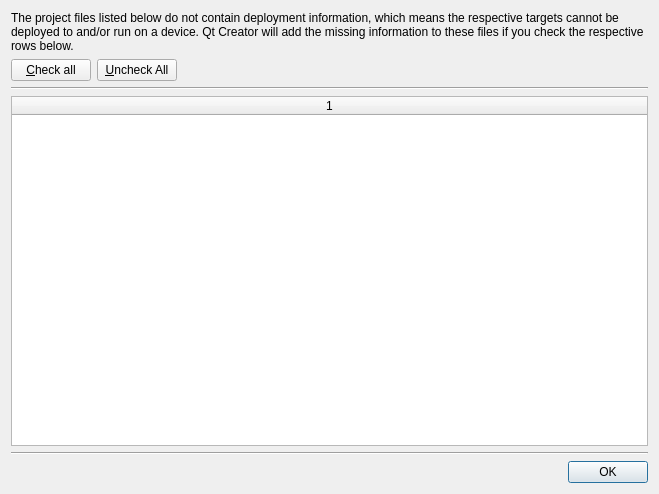
<?xml version="1.0" encoding="UTF-8"?>
<ui version="4.0">
 <class>ProFilesUpdateDialog</class>
 <widget class="QDialog" name="ProFilesUpdateDialog">
  <property name="geometry">
   <rect>
    <x>0</x>
    <y>0</y>
    <width>659</width>
    <height>494</height>
   </rect>
  </property>
  <property name="windowTitle">
   <string>Maemo Deployment Issue</string>
  </property>
  <layout class="QVBoxLayout" name="verticalLayout">
   <item>
    <widget class="QLabel" name="infoLabel">
     <property name="text">
      <string>The project files listed below do not contain deployment information, which means the respective targets cannot be deployed to and/or run on a device. Qt Creator will add the missing information to these files if you check the respective rows below.</string>
     </property>
     <property name="wordWrap">
      <bool>true</bool>
     </property>
    </widget>
   </item>
   <item>
    <layout class="QHBoxLayout" name="horizontalLayout">
     <item>
      <widget class="QPushButton" name="checkAllButton">
       <property name="text">
        <string>&amp;Check all</string>
       </property>
      </widget>
     </item>
     <item>
      <widget class="QPushButton" name="uncheckAllButton">
       <property name="text">
        <string>&amp;Uncheck All</string>
       </property>
      </widget>
     </item>
     <item>
      <spacer name="horizontalSpacer">
       <property name="orientation">
        <enum>Qt::Horizontal</enum>
       </property>
       <property name="sizeHint" stdset="0">
        <size>
         <width>40</width>
         <height>20</height>
        </size>
       </property>
      </spacer>
     </item>
    </layout>
   </item>
   <item>
    <widget class="Line" name="line_2">
     <property name="orientation">
      <enum>Qt::Horizontal</enum>
     </property>
    </widget>
   </item>
   <item>
    <widget class="QTableWidget" name="tableWidget">
     <property name="showGrid">
      <bool>false</bool>
     </property>
     <property name="columnCount">
      <number>1</number>
     </property>
     <attribute name="horizontalHeaderDefaultSectionSize">
      <number>200</number>
     </attribute>
     <attribute name="horizontalHeaderStretchLastSection">
      <bool>true</bool>
     </attribute>
     <attribute name="verticalHeaderVisible">
      <bool>false</bool>
     </attribute>
     <column/>
    </widget>
   </item>
   <item>
    <widget class="Line" name="line">
     <property name="orientation">
      <enum>Qt::Horizontal</enum>
     </property>
    </widget>
   </item>
   <item>
    <widget class="QDialogButtonBox" name="buttonBox">
     <property name="orientation">
      <enum>Qt::Horizontal</enum>
     </property>
     <property name="standardButtons">
      <set>QDialogButtonBox::Ok</set>
     </property>
    </widget>
   </item>
  </layout>
 </widget>
 <resources/>
 <connections>
  <connection>
   <sender>buttonBox</sender>
   <signal>accepted()</signal>
   <receiver>ProFilesUpdateDialog</receiver>
   <slot>accept()</slot>
   <hints>
    <hint type="sourcelabel">
     <x>248</x>
     <y>254</y>
    </hint>
    <hint type="destinationlabel">
     <x>157</x>
     <y>274</y>
    </hint>
   </hints>
  </connection>
  <connection>
   <sender>buttonBox</sender>
   <signal>rejected()</signal>
   <receiver>ProFilesUpdateDialog</receiver>
   <slot>reject()</slot>
   <hints>
    <hint type="sourcelabel">
     <x>316</x>
     <y>260</y>
    </hint>
    <hint type="destinationlabel">
     <x>286</x>
     <y>274</y>
    </hint>
   </hints>
  </connection>
 </connections>
</ui>
